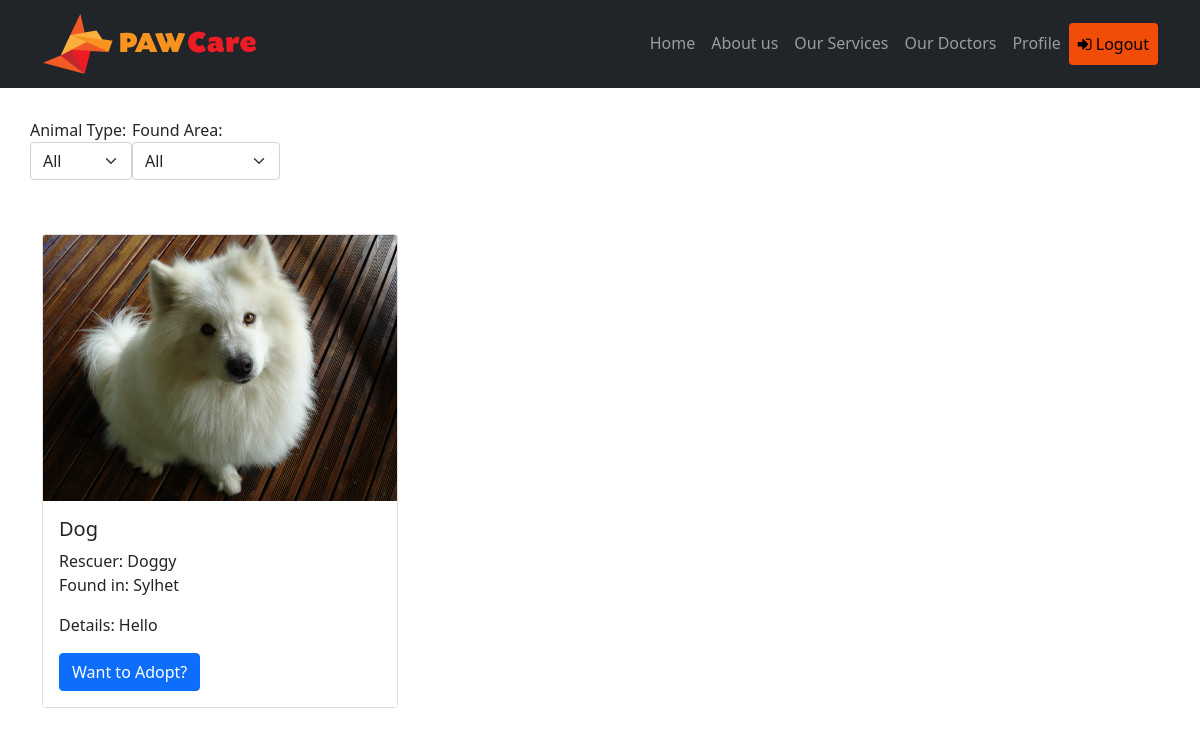
The app's page /adoptionList.php (signed in) with its own data.
### tables this page shows
CREATE TABLE `rescue` (
  `id` int(11) NOT NULL,
  `rescuer_name` varchar(255) NOT NULL,
  `animal_type` varchar(50) NOT NULL,
  `found_area` varchar(100) NOT NULL,
  `additional_info` text DEFAULT NULL,
  `created_at` timestamp NOT NULL DEFAULT current_timestamp(),
  `imagePath` varchar(255) DEFAULT NULL,
  `admin_ver` int(1) NOT NULL DEFAULT 1
);

### adoptionList.php (the view, shortened to what this page needs)
<?php
include 'navbar.php';
include 'dbConnect.php';
$animalType = $_GET['animalType'] ?? 'All';
$foundArea = $_GET['foundArea'] ?? 'All';
function fetchAnimals($conn, $animalType, $foundArea)
{
    $sql = "SELECT * FROM `rescue` WHERE admin_ver = 1";
    $stmt = $conn->prepare($sql);
    $stmt->execute();
    return $stmt->get_result();
}
$animals = fetchAnimals($conn, $animalType, $foundArea);
?>
<!DOCTYPE html>
<html lang="en">
<head>
    <link rel="stylesheet" href="style.css">
</head>
<body>
    <div style="display: flex; margin: 30px;">
        <div>
            <form method="get" class="mb-4">
                <label for="animalType">Animal Type: </label>
                <select id="animalType" name="animalType" onchange="this.form.submit()" class="form-select">
                    <option value="All" <?php echo ($animalType == 'All' ? 'selected' : ''); ?>>All</option>
                </select>
            </form>
        </div>
        <div>
            <form method="get" class="mb-4">
                <label for="foundArea">Found Area: </label>
                <select id="foundArea" name="foundArea" onchange="this.form.submit()" class="form-select">
                    <option value="All" <?php echo ($foundArea == 'All' ? 'selected' : ''); ?>>All</option>
                </select>
            </form>
        </div>
    </div>
    <div class="container mt-4">
        <div class="row">
            <?php
            if ($animals->num_rows > 0) {
                while ($row = $animals->fetch_assoc()) {
                    $imageUrl = !empty($row['imagePath']) ? $row['imagePath'] : 'image/default.jpg';
                    echo '<div class="col-md-4 mb-4">';
                    echo '<div class="card h-100">';
                    echo '<img src="' . htmlspecialchars($imageUrl) . '" class="card-img-top" alt="Animal Image">';
                    echo '<div class="card-body bg-white">';
                    echo '<h5 class="card-title">' . htmlspecialchars($row['animal_type']) . '</h5>';
                    echo '<p class="card-text">Rescuer: ' . htmlspecialchars($row['rescuer_name']) . '<br>Found in: ' . htmlspecialchars($row['found_area']) . '</p>';
                    echo '<p class="card-text">Details: ' . htmlspecialchars($row['additional_info']) . '</p>';
                    echo '<a href="javascript:void(0);" class="btn btn-primary" onclick="showPrompt(' . htmlspecialchars($row['id']) . ')" data-rescue-id="' . htmlspecialchars($row['id']) . '">Want to Adopt?</a>';
                    echo '</div>';
                    echo '</div>';
                    echo '</div>';
                }
            } else {
                echo '<p>No animals found.</p>';
            }
            ?>
        </div>
    </div>
</body>
</html>

### assets/css/style.css (style rules this page uses)
* { margin: 0; padding: 0; box-sizing: border-box; }

### records on screen
rescue: imagePath (picture), animal_type "Dog", rescuer_name "Doggy", found_area "Sylhet", additional_info "Hello"
